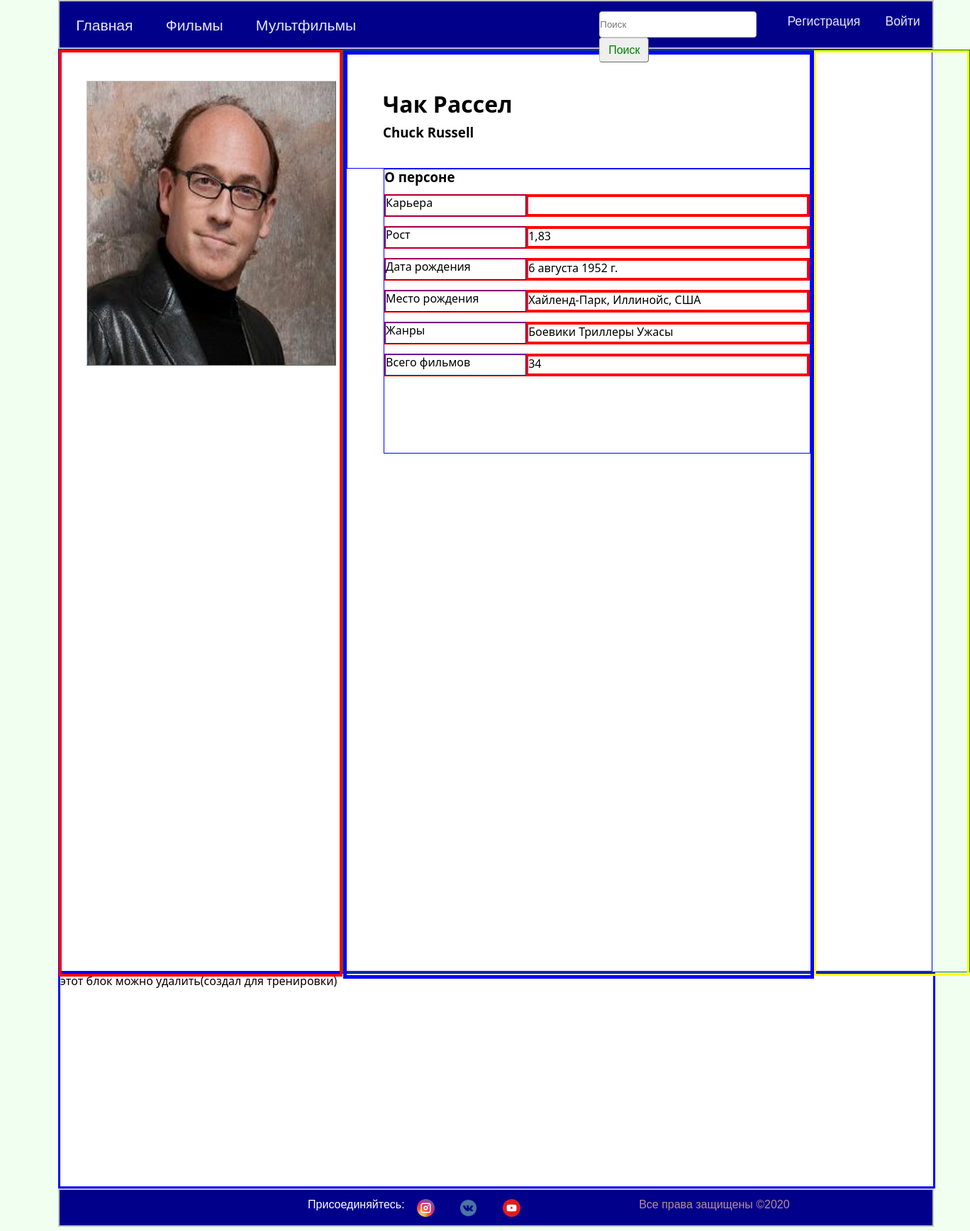
Screenshot of /actor/16/ with the database file from the repository.
### movies/models.py (models this page shows, shortened)
class Actor(models.Model):
    name=models.CharField(max_length=100,verbose_name='Имя')
    english_name=models.CharField(max_length=100,verbose_name='Имя на английском',null=True)
    age=models.DateField(default=date.today,verbose_name='Возраст')
    description=models.TextField(verbose_name='Описание')
    image=models.ImageField(upload_to='actors/',verbose_name='Изображение')
    height=models.DecimalField(max_digits=3,decimal_places=2,verbose_name='Рост',null=True)
    devorced=models.ManyToManyField('self',related_name='devorced_related',verbose_name='Развод',blank=True)
    married=models.OneToOneField('self',on_delete=models.SET_NULL,related_name='wife_or_husband',verbose_name='Брак',null=True,blank=True)
    native_country=models.CharField(max_length=100 ,verbose_name='Место рождения',null=True)
    genres=models.ManyToManyField('Genre',verbose_name='Жанры',related_name='film_genre',blank=True)
    gender=models.ForeignKey('Gender',on_delete=models.CASCADE,verbose_name='Пол')
    sum_movies = models.PositiveSmallIntegerField(verbose_name='Количество фильмов',default=0,null=True)
    class Meta:
        verbose_name='Человек'
        verbose_name_plural='Люди'

class Genre(models.Model):
    name=models.CharField(max_length=100,verbose_name='Имя')
    description=models.TextField(verbose_name='Описание')
    url=models.SlugField(max_length=100,unique=True,verbose_name='Слаг')
    def get_absolute_url(self):
        return reverse('genre_detail_url',kwargs={'url':self.url})
    class Meta:
        verbose_name='Жанр'
        verbose_name_plural='Жанры'

### movies/views.py (the view)
# urls.py: path('actor/<int:id>/',ActorDetail.as_view(),name='actor_detail_url'),
class ActorDetail(DataMixin,DetailView):
    model = Actor
    pk_url_kwarg ='id'
    context_object_name='actor'
    template_name = 'movies/actor_detail.html'
    def get_context_data(self, **kwargs):
        context=super().get_context_data(**kwargs)
        cdef=self.get_user_context(title=context['actor'].name)
        return dict(list(context.items())+list(cdef.items()))

### movies/utils.py (called while the page is built)
    def get_user_context(self,**kwargs):
        context=kwargs
        context['genres'] = Genre.objects.all()
        return context

### movies/templates/movies/actor_detail.html (shortened to what this page needs)
{% extends 'movies/base_movies.html' %}
{% block css %}
    {% load static %}
    <link rel="stylesheet" href="{% static 'css/actor_detail.css' %}"  type="text/css"/>
{% endblock %}
{% block content %}
    <div class="container-block">
        <div class="block-left">
            <div class="container-image">
                <img  src="{{ actor.image.url }}" alt="Изображение" title=""/>
            </div>
        </div>
        <div class="block-right">
            <div class="block-right-inside_1">
                <div class="up">
                        <h1>{{ actor.name }}</h1>
                        <h3>{{ actor.english_name}}</h3>
                </div>
                <div class="about_person">
                    <h3>О персоне</h3>
                    <div class="about_person_str">
                        <div class="about_person_str_1">Карьера</div>
                        <div class="about_person_str_2"></div>
                    </div>
                    <div class="about_person_str">
                        <div class="about_person_str_1">Рост</div>
                        <div class="about_person_str_2">{{ actor.height }}</div>
                    </div>
                    <div class="about_person_str">
                        <div class="about_person_str_1">Дата рождения</div>
                        <div class="about_person_str_2">{{ actor.age}}</div>
                    </div>
                    <div class="about_person_str">
                        <div class="about_person_str_1">Место рождения</div>
                        <div class="about_person_str_2">{{ actor.native_country }}</div>
                    </div>
                    <div class="about_person_str">
                        <div class="about_person_str_1">Жанры</div>
                        <div class="about_person_str_2">
                            {% for genre in actor.genres.all %}
                                {{genre.name}}
                            {% endfor %}
                        </div>
                    </div>
                    <div class="about_person_str">
                        <div class="about_person_str_1">Всего фильмов</div>
                        <div class="about_person_str_2">{{ actor.sum_movies }}</div>
                    </div>
                </div>
            </div>
            <div class="block-right-inside_2">
            </div>
        </div>
    </div>
    <div class="attempt">этот блок можно удалить(создал для тренировки)</div>
{% endblock %}

### static/css/style_3.css (style rules this page uses)
* { margin:0px; padding:0px; }
html { height:100%; width:100%; background-color:Honeydew; }
body { color:black; font-size:1em; font-family:'Segoe UI',sens-serif; line-height:135%; display:flex; flex-direction:column; min-height:100vh; height:auto; width:90%; background-color:white; margin-left:6%; margin-right:6%; }

### static/css/actor_detail.css (style rules this page uses)
.container-block { border:1px solid blue; display:flex; width:100%; height:1300px; }
.block-left { height:100%; width:430px; border:4px solid red; }
.container-image { border:1px outset silver; width:350px; height:400px; position:relative; margin:40px 5px 0px 35px; }
.container-image img { width:100%; height:100%; }
.block-right { height:100%; max-width:100%; border:1px solid green; display:flex; }
.block-right-inside_1 { height:100%; width:867px; border:5px solid blue; }
.block-right-inside_2 { width:100%; height:100%; border:3px solid yellow; }
.up { max-width:100%; height:60px; border:1px solid blue; padding:50px; line-height:40px; }
.attempt { width:100%; border:3px solid blue; height:300px; }
.about_person { width:600px; min-height:400px; height:auto; border:1px solid blue; margin-left:52px; }
.about_person_str { max-width:100%; border:1px solid red; min-height:30px; height:auto; margin-top:13px; display:flex; }
.about_person_str_1 { width:300px; border:1px solid blue; min-height:100%; height:auto; }
.about_person_str_2 { width:100%; border:3px solid red; height:auto; min-height:100%; }

### rows the page displays
Actor: image (picture), name "Чак Рассел", english_name "Chuck Russell", height "1,83", age "6 августа 1952 г.", native_country "Хайленд-Парк, Иллинойс, США", sum_movies "34"
Genre: name "Боевики"
Genre: name "Триллеры"
Genre: name "Ужасы"
